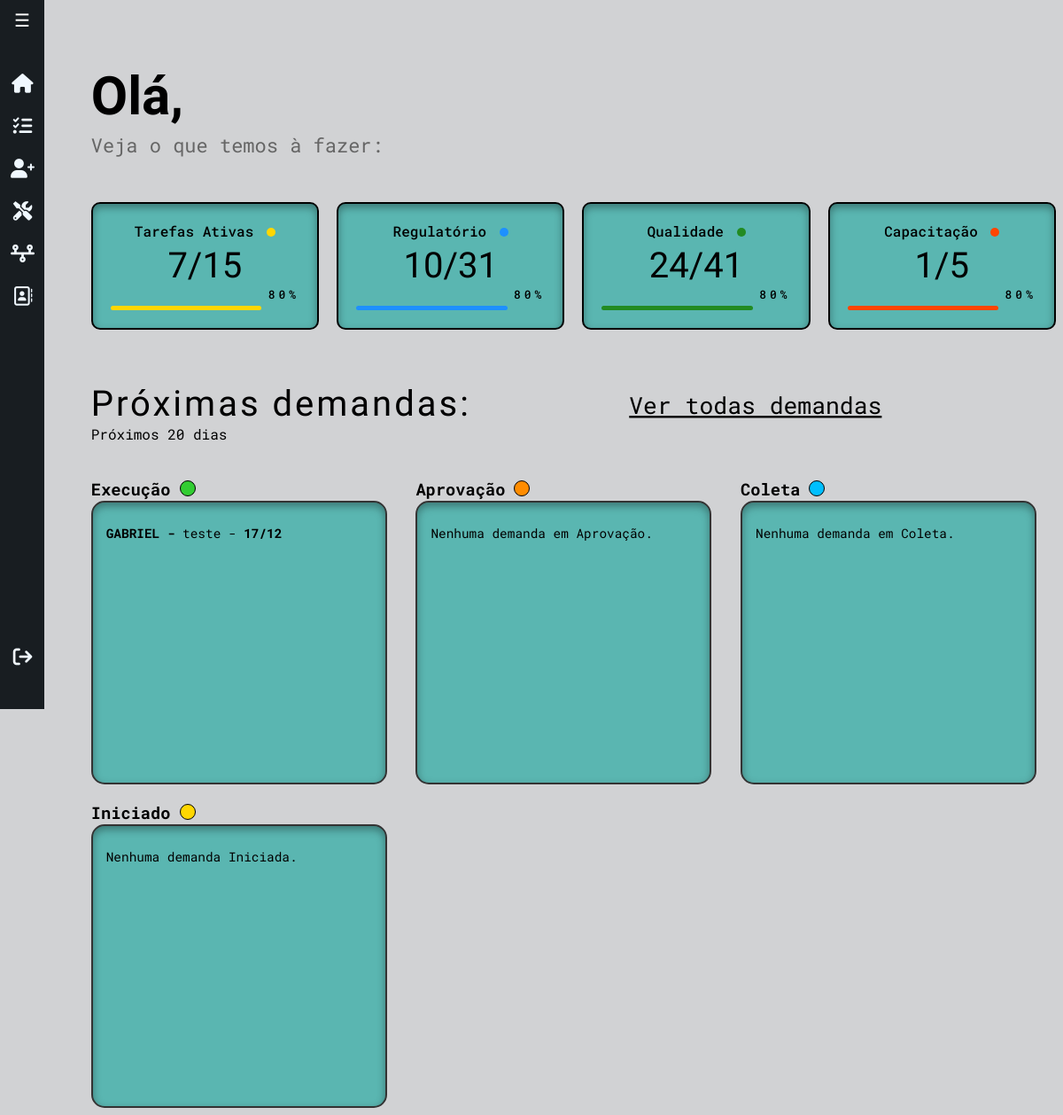
The app's page /ambielle/ (signed in), older data.
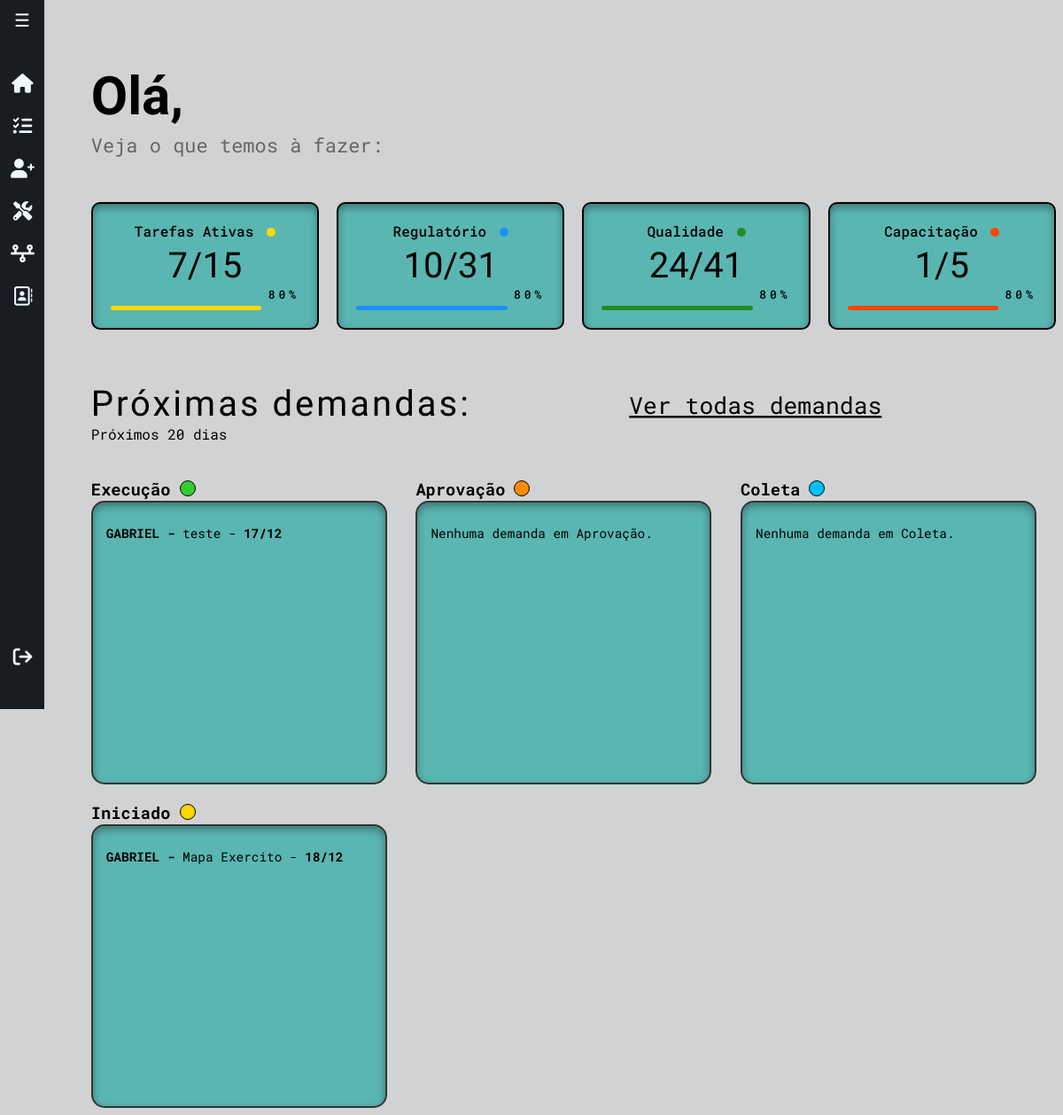
The same page, newer data.
### workflow/models.py (models this page shows, shortened)
class Tarefa(models.Model):
    STATUS_CHOICES = [
        ('Iniciado', 'Iniciado'),
        ('Coleta De Informações', 'Coleta de Informações'),
        ('Execucao', 'Execução'),
        ('Aprovação Cliente', 'Aprovação Cliente'),
        ('Concluído', 'Concluído'),
        ('Encerrado', 'Encerrado'),
    ]
    tipo_servico = models.ForeignKey(TipoServico, on_delete=models.CASCADE, related_name="tarefas")
    cliente = models.ForeignKey(Cliente, on_delete=models.CASCADE)
    status = models.CharField(max_length=50, choices=STATUS_CHOICES, default='iniciado')
    data_inicio = models.DateField(default=timezone.now)
    prazo_final = models.DateField(null=True, blank=True)
    observacoes = models.TextField(blank=True, null=True)

class Cliente(models.Model):
    nome = models.CharField(max_length=255)
    endereco = models.CharField(max_length=255)
    razao_social = models.CharField(max_length=255, blank=True, null=True)
    telefone = models.CharField(max_length=15)
    email = models.EmailField()
    contato_principal = models.CharField(max_length=255)
    contato_secundario = models.CharField(max_length=255, blank=True, null=True)
    proposta_link = models.URLField(blank=True, null=True)
    def __str__(self):
        return f"{self.nome}"

class TipoServico(models.Model):
    nome = models.CharField(max_length=50, unique=True)
    orgao = models.CharField(max_length=50, blank=True)
    def __str__(self):
        return f"{self.nome}"

### workflow/views/getPage.py (the view)
# urls.py: path('ambielle/', views.index, name='index'),
@login_required(login_url='workflow:login')
def index(request):
    title = 'Home'
    hoje = timezone.now().date()
    data_limite = hoje + timedelta(days=20)
    demandas_execucao = Tarefa.objects.filter(status='Execucao', prazo_final__lte=data_limite).order_by('prazo_final')
    demandas_aprovacao = Tarefa.objects.filter(status='Aprovação Cliente', prazo_final__lte=data_limite).order_by('prazo_final')
    demandas_coleta = Tarefa.objects.filter(status='Coleta De Informações', prazo_final__lte=data_limite).order_by('prazo_final')
    demandas_iniciado = Tarefa.objects.filter(status='Iniciado', prazo_final__lte=data_limite).order_by('prazo_final')
    context ={
        'title': title,
        'demandas_execucao': demandas_execucao,
        'demandas_aprovacao': demandas_aprovacao,
        'demandas_coleta': demandas_coleta,
        'demandas_iniciado': demandas_iniciado,
    }
    return render(
        request,
        'workflow/home.html',
        context,
    )

### workflow/templates/workflow/home.html
{% extends 'global/base.html' %}
{% block content %}
  <div class="saudacao">
    <h1>Olá, <strong>{{ user.first_name }}</strong></h1>
    <span>Veja o que temos à fazer:</span>
  </div>
<div class="container">
  <div class="card">
    <h2>Tarefas Ativas <span class="dot yellow"></span></h2>
    <div class="progress-info">
      <span class="numberof">7/15</span>
      <span class="percent">80%</span>
    </div>
    <div class="progress-bar yellow"></div>
  </div>
  <div class="card">
    <h2>Regulatório <span class="dot blue"></span></h2>
    <div class="progress-info">
      <span class="numberof">10/31</span>
      <span class="percent">80%</span>
    </div>
    <div class="progress-bar blue"></div>
  </div>
  <div class="card">
    <h2>Qualidade <span class="dot green"></span></h2>
    <div class="progress-info">
      <span class="numberof">24/41</span>
      <span class="percent">80%</span>
    </div>
    <div class="progress-bar green"></div>
  </div>
  <div class="card">
    <h2>Capacitação <span class="dot red"></span></h2>
    <div class="progress-info">
      <span class="numberof">1/5</span>
      <span class="percent">80%</span>
    </div>
    <div class="progress-bar red"></div>
  </div>
</div>
<div class="demand-container">
  <div class="prox-demanda">
    <div class="principal">
      <h2>Próximas demandas:</h2>
      <p>Próximos 20 dias</p>
    </div>
    <a href=" {% url 'workflow:getTarefas' %}">Ver todas demandas</a>
  </div>
  <div class="demand-cards-wrapper">
    <div class="demand-cards-status">
      <div class="status">
        <h3>Execução <svg xmlns="http://www.w3.org/2000/svg" width="18" height="18" viewBox="0 0 18 18" fill="none">
            <circle cx="9" cy="9" r="8.5" fill="#32CD32" stroke="black" />
          </svg>
        </h3>
      </div>
      <div class="demand-card">
        {% for demanda in demandas_execucao %}
        <p><strong>{{ demanda.cliente|upper }} - </strong>{{ demanda.tipo_servico }}  -
          <strong>{{ demanda.prazo_final|date:"d/m" }}</strong></p>
        {% empty %}
        <p>Nenhuma demanda em Execução.</p>
        {% endfor %}
      </div>
    </div>
    <div class="demand-cards-status">
      <div class="status">
        <h3>Aprovação <svg xmlns="http://www.w3.org/2000/svg" width="18" height="19" viewBox="0 0 18 19" fill="none">
            <circle cx="9" cy="9.04138" r="8.5" fill="#FF8C00" stroke="black" />
          </svg></h3>
      </div>
      <div class="demand-card">
        {% for demanda in demandas_aprovacao %}
        <p><strong>{{ demanda.cliente|upper }} - </strong>{{ demanda.tipo_servico }} -
          <strong>{{ demanda.prazo_final|date:"d/m" }}</strong></p>
        {% empty %}
        <p>Nenhuma demanda em Aprovação.</p>
        {% endfor %}
      </div>
    </div>
    <div class="demand-cards-status">
      <div class="status">
        <h3>Coleta <svg xmlns="http://www.w3.org/2000/svg" width="18" height="18" viewBox="0 0 18 18" fill="none">
            <circle cx="9" cy="9" r="8.5" fill="#00BFFF" stroke="black" />
          </svg>
        </h3>
      </div>
      <div class="demand-card">
        {% for demanda in demandas_coleta %}
        <p><strong>{{ demanda.cliente|upper }} - </strong>{{ demanda.tipo_servico }} -
          <strong>{{ demanda.prazo_final|date:"d/m" }}</strong></p>
        {% empty %}
        <p>Nenhuma demanda em Coleta.</p>
        {% endfor %}
      </div>
    </div>
      <div class="demand-cards-status">
        <div class="status">
            <h3>Iniciado <svg xmlns="http://www.w3.org/2000/svg" width="18" height="18" viewBox="0 0 18 18" fill="none">
                    <circle cx="9" cy="9" r="8.5" fill="#FFD700" stroke="black"/>
                </svg></h3>
        </div>
        <div class="demand-card">
            {% for demanda in demandas_iniciado %}
            <p><strong>{{ demanda.cliente|upper }} - </strong>{{ demanda.tipo_servico }} - <strong>{{ demanda.prazo_final|date:"d/m" }}</strong></p>
            {% empty %}
            <p>Nenhuma demanda Iniciada.</p>
            {% endfor %}
        </div>
      </div>
  </div>
</div>
{% endblock %}

Row changes from the older to the newer data that the page shows:
added Tarefa: cliente "GABRIEL", tipo_servico "Mapa Exercito", prazo_final "18/12", shown under "Iniciado"
Text that changed along with them:
text no longer shown: "Nenhuma demanda Iniciada."
